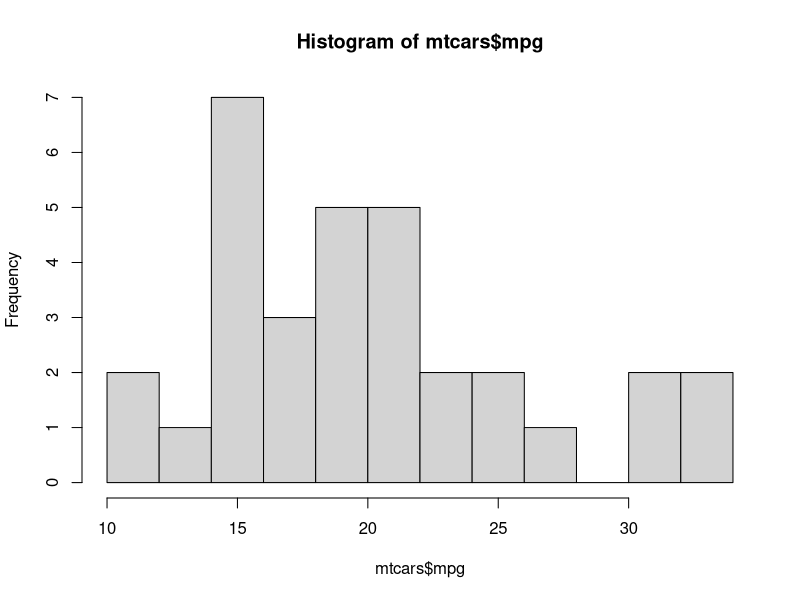

Source code (R):
## ---- chunk 1
#Q1
library(datasets)
str(mtcars)
summary(mtcars$mpg)
hist(mtcars$mpg,breaks=10)
head(mtcars)
mn <- mean(mtcars$mpg)
mn
s <- sd(mtcars$mpg)
s
z <- qnorm(.05)
z
mu0 <- mn - z * s / sqrt(nrow(mtcars))
mu0
## ---- chunk 2
#Q2
four<-mtcars[mtcars$cyl==4,]$mpg
six<-mtcars[mtcars$cyl==6,]$mpg
t.test(four,six,var.equal=F,paired=F,alternative="two.sided")
## ---- chunk 3
n<-100
mn<-3
s<-1.1
mn + c(-1,1) * qt(0.95, 8) * s/sqrt(n)
## ---- chunk 4
# p=0.5
# alpha 0.05 
pbinom(55-1,size=100,prob=0.5,lower.tail=F)
#is this less than 0.05? no-> reject null hypthosis yno
## ---- chunk 5
n<-15800 # for 30 days
#H0 that if you get 520 per day (existing mean value) times 30 days
lamda0<-520*30 # around 15600
ppois(n-1,lamda0,lower.tail=F)
#consider Ha: lamda > 0.05?

# 0.0553 is larger than 0.05 (too large). This oneside test failed to reject null hyp

# This is also same as
pnorm(15800 / 30, mean = 520, sd = sqrt(520 / 30), lower.tail = FALSE)
## ---- chunk 6
#(11-10)+c(-1,1)*qt(0.95,100-1)*4/sqrt(100)
#standar error
s<-4
n<-100 #both n1 and n2 are same
se<-4*sqrt(1/100 + 1/100)
TestStat<-(11-10)/se
TestStat
pval<-2* pnorm(-TestStat) #argument of pnorm should be negative
pval
## ---- chunk 7
#10 purchases per day - bench
#sd 4
#n 100
u0<-10
ua<-11
s<-4
n<-100
power <- pnorm(10+qnorm(.95)*0.4,mean=11,sd=0.4,lower.tail=F)
power
## ---- chunk 8
n <- (qnorm(.95) + qnorm(.8)) ^ 2 * .04^2 /.01^2
n
n<-((1.644854+0.8416212)^ 2)*(.04^2)/(.01^2)
n
